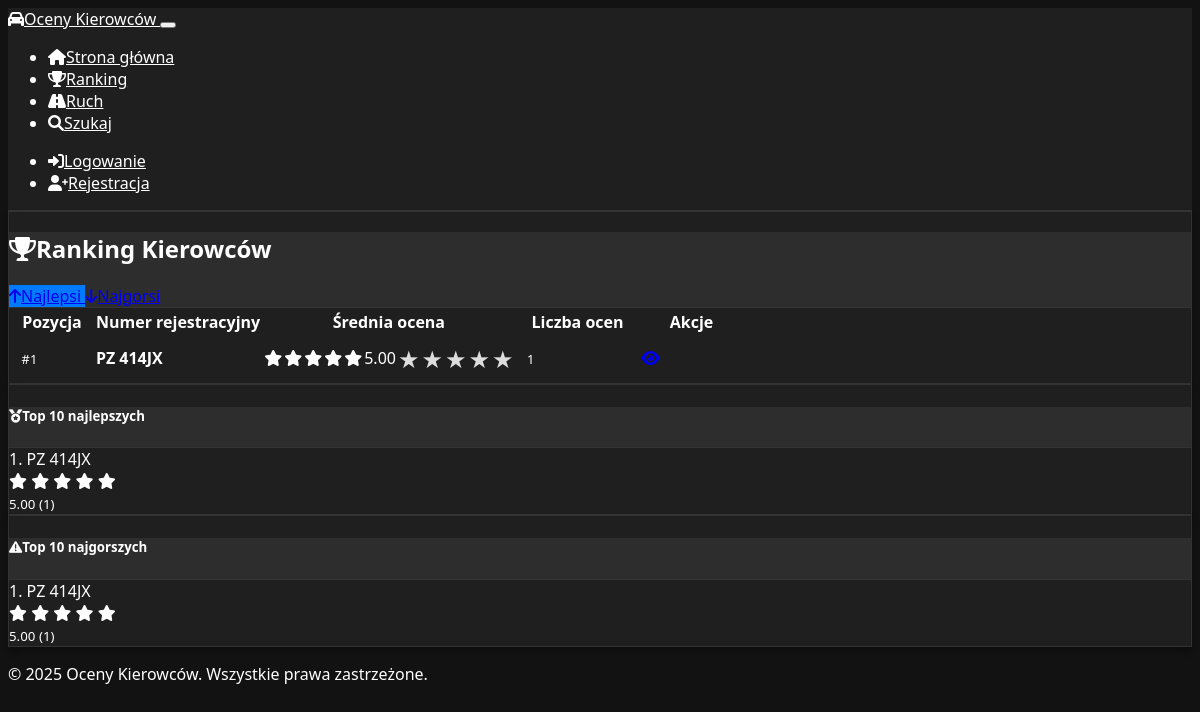
Page /ranking on the committed database.
### models.py (models this page shows, shortened)
class Vehicle(db.Model):
    id = db.Column(db.Integer, primary_key=True)
    license_plate = db.Column(db.String(20), unique=True, nullable=False)
    is_blocked = db.Column(db.Boolean, default=False)
    created_at = db.Column(db.DateTime, default=datetime.utcnow)
    ratings = db.relationship('Rating', backref='vehicle', lazy='dynamic', cascade='all, delete-orphan')
    comments = db.relationship('Comment', backref='vehicle', lazy='dynamic', cascade='all, delete-orphan')

### app.py (the view)
@app.route('/ranking')
def ranking():
    sort_order = request.args.get('sort', 'best')  # best or worst
    vehicles_with_ratings = []
    vehicles = Vehicle.query.all()
    for vehicle in vehicles:
        if vehicle.is_blocked and not is_admin():
            continue
        ratings = Rating.query.filter_by(vehicle_id=vehicle.id).all()
        if ratings:
            avg_rating = sum(r.rating for r in ratings) / len(ratings)
            vehicles_with_ratings.append({
                'vehicle': vehicle,
                'avg_rating': avg_rating,
                'rating_count': len(ratings)
            })
    reverse_order = sort_order == 'best'
    vehicles_with_ratings.sort(key=lambda x: x['avg_rating'],
                               reverse=reverse_order)
    return render_template('ranking.html',
                           vehicles_with_ratings=vehicles_with_ratings,
                           sort_order=sort_order)

### app.py (called while the page is built)
def init_auth(app):
    @app.context_processor
    def inject_auth_functions():
        return {
            'get_current_user': get_current_user,
            'is_logged_in': is_logged_in,
            'is_admin': is_admin
        }

### templates/ranking.html (shortened to what this page needs)
{% extends "base.html" %}
{% block content %}
<div class="row">
    <div class="col-12">
        <div class="card">
            <div class="card-header">
                <div class="d-flex justify-content-between align-items-center">
                    <h2 class="card-title mb-0">
                        <i class="fas fa-trophy me-2"></i>Ranking Kierowców
                    </h2>
                    <div class="btn-group" role="group">
                        <a href="{{ url_for('ranking', sort='best') }}"
                           class="btn btn-{% if sort_order == 'best' %}primary{% else %}outline-primary{% endif %}">
                            <i class="fas fa-arrow-up me-1"></i>Najlepsi
                        </a>
                        <a href="{{ url_for('ranking', sort='worst') }}"
                           class="btn btn-{% if sort_order == 'worst' %}danger{% else %}outline-danger{% endif %}">
                            <i class="fas fa-arrow-down me-1"></i>Najgorsi
                        </a>
                    </div>
                </div>
            </div>
            <div class="card-body">
                {% if vehicles_with_ratings %}
                    <div class="table-responsive">
                        <table class="table table-hover">
                            <thead>
                                <tr>
                                    <th width="80">Pozycja</th>
                                    <th>Numer rejestracyjny</th>
                                    <th width="200">Średnia ocena</th>
                                    <th width="120">Liczba ocen</th>
                                    <th width="100">Akcje</th>
                                </tr>
                            </thead>
                            <tbody>
                                {% for item in vehicles_with_ratings[:50] %}
                                <tr>
                                    <td>
                                        <span class="badge {% if loop.index <= 3 %}bg-warning{% elif loop.index <= 10 %}bg-info{% else %}bg-secondary{% endif %} rounded-pill">
                                            #{{ loop.index }}
                                        </span>
                                    </td>
                                    <td>
                                        <strong>{{ item.vehicle.license_plate }}</strong>
                                    </td>
                                    <td>
                                        <div class="star-rating">
                                            {% for i in range(1, 6) %}
                                                <i class="fas fa-star {% if i <= item.avg_rating %}text-warning{% else %}text-muted{% endif %}"></i>
                                            {% endfor %}
                                            <span class="ms-2 fw-bold">{{ "%.2f"|format(item.avg_rating) }}</span>
                                        </div>
                                    </td>
                                    <td>
                                        <span class="badge bg-primary rounded-pill">{{ item.rating_count }}</span>
                                    </td>
                                    <td>
                                        <a href="{{ url_for('vehicle_detail', license_plate=item.vehicle.license_plate) }}"
                                           class="btn btn-sm btn-outline-primary">
                                            <i class="fas fa-eye"></i>
                                        </a>
                                    </td>
                                </tr>
                                {% endfor %}
                            </tbody>
                        </table>
                    </div>
                {% endif %}
            </div>
        </div>
        {% if vehicles_with_ratings %}
        <div class="row mt-4">
            <div class="col-md-6">
                <div class="card">
                    <div class="card-header bg-success text-white">
                        <h5 class="card-title mb-0">
                            <i class="fas fa-medal me-2"></i>Top 10 najlepszych
                        </h5>
                    </div>
                    <div class="card-body">
                        {% for item in vehicles_with_ratings[:10] if sort_order == 'best' %}
                        <div class="d-flex justify-content-between align-items-center py-2 {% if not loop.last %}border-bottom{% endif %}">
                            <div>
                                <span class="fw-bold">{{ loop.index }}. {{ item.vehicle.license_plate }}</span>
                            </div>
                            <div class="text-end">
                                <div class="star-rating-small">
                                    {% for i in range(1, 6) %}
                                        <i class="fas fa-star {% if i <= item.avg_rating %}text-warning{% else %}text-muted{% endif %}"></i>
                                    {% endfor %}
                                </div>
                                <small class="text-muted">{{ "%.2f"|format(item.avg_rating) }} ({{ item.rating_count }})</small>
                            </div>
                        </div>
                        {% endfor %}
                    </div>
                </div>
            </div>
            <div class="col-md-6">
                <div class="card">
                    <div class="card-header bg-danger text-white">
                        <h5 class="card-title mb-0">
                            <i class="fas fa-exclamation-triangle me-2"></i>Top 10 najgorszych
                        </h5>
                    </div>
                    <div class="card-body">
                        {% if sort_order == 'best' %}
                            {% set worst_vehicles = vehicles_with_ratings|reverse|list %}
                            {% for item in worst_vehicles[:10] %}
                        <div class="d-flex justify-content-between align-items-center py-2 {% if not loop.last %}border-bottom{% endif %}">
                            <div>
                                <span class="fw-bold">{{ loop.index }}. {{ item.vehicle.license_plate }}</span>
                            </div>
                            <div class="text-end">
                                <div class="star-rating-small">
                                    {% for i in range(1, 6) %}
                                        <i class="fas fa-star {% if i <= item.avg_rating %}text-warning{% else %}text-muted{% endif %}"></i>
                                    {% endfor %}
                                </div>
                                <small class="text-muted">{{ "%.2f"|format(item.avg_rating) }} ({{ item.rating_count }})</small>
                            </div>
                        </div>
                            {% endfor %}
                        {% endif %}
                    </div>
                </div>
            </div>
        </div>
        {% endif %}
    </div>
</div>
{% endblock %}

### static/css/style.css (style rules this page uses)
:root { --primary-color: #007bff; --secondary-color: #6c757d; --success-color: #28a745; --danger-color: #dc3545; --warning-color: #ffc107; --info-color: #17a2b8; --dark-color: #343a40; --light-color: #f8f9fa; --star-color: #ffc107; --star-empty: #e9ecef; }
body { background-color: #121212; color: #ffffff; font-family: 'Segoe UI', Tahoma, Geneva, Verdana, sans-serif; }
.card { background-color: #1f1f1f; border: 1px solid #333; box-shadow: 0 4px 6px rgba(0, 0, 0, 0.3); transition: transform 0.2s ease, box-shadow 0.2s ease; }
.card-header { background-color: #2d2d2d; border-bottom: 1px solid #333; color: #ffffff; }
.btn-primary { background-color: var(--primary-color); border-color: var(--primary-color); transition: all 0.2s ease; }
.star-rating { display: inline-flex; align-items: center; gap: 2px; margin: 5px 0; }
.badge { font-size: 0.8rem; padding: 0.4rem 0.6rem; }

### rows in the picture
Vehicle: vehicle.license_plate "PZ 414JX", vehicle.license_plate "PZ 414JX", vehicle.license_plate "PZ 414JX"

### other values in the picture
{{ "%.2f"|format(item.avg_rating) }} "5.00"
{{ item.rating_count }} "1"
